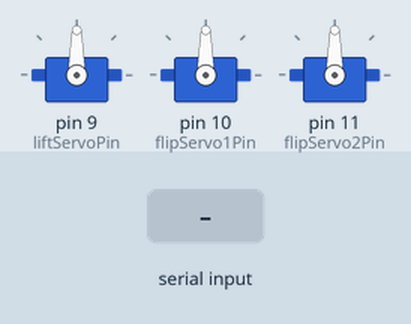
The sketch below on a simulated Arduino Uno, built with avr-gcc and run on an emulated ATmega328P. Shown: 3 × servo. The inputs (shaded band) are chosen by the test bench. What the sketch prints to the serial monitor is not drawn.

Above: at 2.2 s.
2.3 s: "u" received over Serial
At 4.0 s:
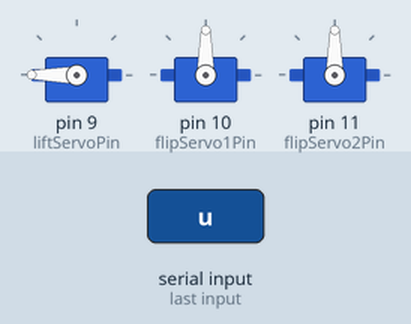
At 6.2 s:
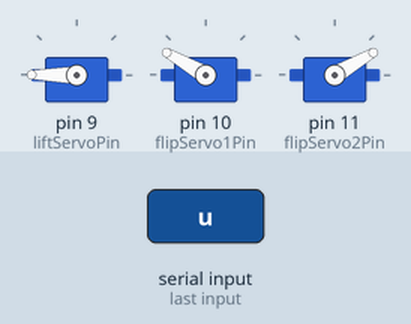
Timing chart, 0 to 11.3 s (numbered marks = the images above; inputs shaded):
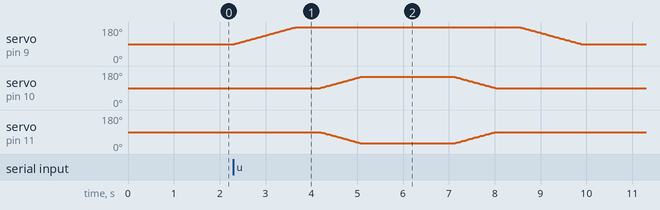

Measured:
- after the input at 2.3 s, servo on pin 9 (liftServoPin): rises from 90° to 180° in 1.4 s, then falls to 90° in 6.2 s; servo on pin 10 (flipServo1Pin): rises from 90° to 150° in 0.91 s, then falls to 90° in 2.9 s

The sketch:

2Servo180ControlD.ino
```cpp
#include <Servo.h>

// 创建舵机对象
Servo liftServo;    // 升降舵机
Servo flipServo1;   // 翻转舵机1
Servo flipServo2;   // 翻转舵机2

// 定义引脚
const int liftServoPin = 9;    // 升降舵机引脚
const int flipServo1Pin = 10;  // 翻转舵机1引脚
const int flipServo2Pin = 11;  // 翻转舵机2引脚

// 定义位置参数
const int centerPos = 90;      // 中间位置
const int flipAngle = 60;      // 翻转角度
const int liftAngle = 180;     // 升降角度
int currentLiftPos = 90;       // 当前升降位置

bool isMoving = false;         // 动作执行标志
unsigned long moveStartTime = 0;
const unsigned long MOVE_TIMEOUT = 10000; // 10秒超时

void setup() {
    // 初始化舵机
    liftServo.attach(liftServoPin);
    flipServo1.attach(flipServo1Pin);
    flipServo2.attach(flipServo2Pin);

    // 初始化位置
    liftServo.write(centerPos);
    flipServo1.write(centerPos);
    flipServo2.write(centerPos);

    Serial.begin(9600);
    delay(1000);  // 等待串口稳定
}

// 控制升降舵机缓慢移动
void moveLiftServo(int targetPos) {
    if (targetPos > currentLiftPos) {
        for (int i = currentLiftPos; i <= targetPos; i++) {
            liftServo.write(i);
            delay(15);
        }
    } else {
        for (int i = currentLiftPos; i >= targetPos; i--) {
            liftServo.write(i);
            delay(15);
        }
    }
    currentLiftPos = targetPos;
}

// 控制翻转舵机同步缓慢移动
void moveFlipServos(int startAngle1, int endAngle1, int startAngle2, int endAngle2) {
    int steps = abs(endAngle1 - startAngle1);

    for (int i = 0; i <= steps; i++) {
        int angle1 = startAngle1 + (startAngle1 < endAngle1 ? i : -i);
        int angle2 = startAngle2 + (startAngle2 < endAngle2 ? i : -i);

        flipServo1.write(angle1);
        flipServo2.write(angle2);
        delay(15);
    }
}

// 执行向上动作序列
void moveUp() {
    Serial.println("执行向上动作");
    // 1. 升降舵机向上移动
    moveLiftServo(liftAngle);
    delay(500);

    // 2. 执行向上翻转
    moveFlipServos(centerPos, centerPos + flipAngle, centerPos, centerPos - flipAngle);
    delay(2000);

    // 3. 翻转舵机回中
    moveFlipServos(centerPos + flipAngle, centerPos, centerPos - flipAngle, centerPos);
    delay(500);

    // 4. 升降舵机回中
    moveLiftServo(centerPos);
    Serial.println("向上动作完成");
}

// 执行向下动作序列
void moveDown() {
    Serial.println("执行向下动作");
    // 1. 升降舵机向下移动
    moveLiftServo(0);
    delay(500);

    // 2. 执行向下翻转
    moveFlipServos(centerPos, centerPos - flipAngle, centerPos, centerPos + flipAngle);
    delay(2000);

    // 3. 翻转舵机回中
    moveFlipServos(centerPos - flipAngle, centerPos, centerPos + flipAngle, centerPos);
    delay(500);

    // 4. 升降舵机回中
    moveLiftServo(centerPos);
    Serial.println("向下动作完成");
}

void loop() {
    // 添加超时检测
    if (isMoving && (millis() - moveStartTime > MOVE_TIMEOUT)) {
        isMoving = false;
        Serial.println("动作执行超时，重置状态");
    }

    if (!isMoving && Serial.available() > 0) {
        char command = Serial.read();
        Serial.print("收到指令: ");
        Serial.println(command);

        isMoving = true;
        moveStartTime = millis();

        if (command == 'u') {
            moveUp();
        }
        else if (command == 'd') {
            moveDown();
        }

        isMoving = false;
    }
}
```
